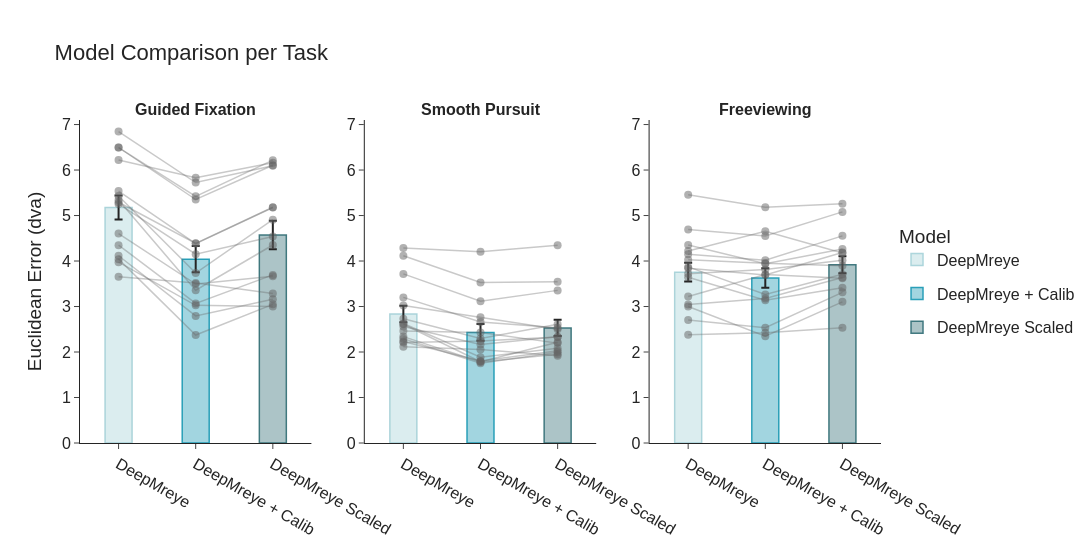

Notebook code cell kept with this figure:
### Code cell
import plotly.graph_objects as go
from plotly.subplots import make_subplots
import numpy as np

# Define color and name mappings
model_name_map = {
    "pretrained": "DeepMreye",
    "scaled": "DeepMreye Scaled",
    "no_interpol": "DeepMreye + Calib"
}

model_keys = ["pretrained", "no_interpol","scaled"]
model_labels = [model_name_map[m] for m in model_keys]

bar_colors = [
    'rgba(165, 209, 216, 0.4)',
    'rgba(24, 151, 178, 0.4)',
    'rgba(48, 109, 116, 0.4)'
]

task_labels = ["<b>Guided Fixation</b>", "<b>Smooth Pursuit</b>", "<b>Freeviewing</b>"]
task_names = ["fixation", "pursuit", "freeview"]

x_positions = [0, 1, 2]  # one per model
bar_width = 0.35

fig = make_subplots(
    rows=1, cols=3,
    subplot_titles=task_labels
)

shown_subjects = set()

for j, task in enumerate(task_names):
    col = j + 1

    df_plot = df_ee[
        (df_ee["task"] == task) &
        (df_ee["model"].isin(model_keys))
    ]

    df_pivot = df_plot.pivot(index="subject", columns="model", values="mean")[model_keys].dropna()

    # Add bars per model
    for k, (model_key, bar_color) in enumerate(zip(model_keys, bar_colors)):
        mean_val = df_pivot[model_key].mean()
        stderr_val = df_pivot[model_key].sem()

        fig.add_trace(go.Bar(
            x=[x_positions[k]],
            y=[mean_val],
            error_y=dict(type="data", array=[stderr_val]),
            marker_color=bar_color,
            marker_line=dict(color=bar_color.replace('0.4', '0.9'), width=1.5),
            width=bar_width,
            name=model_labels[k],
            showlegend=(j == 0),  # only show legend once
            legendgroup=model_key,
        ), row=1, col=col)

    # Add subject lines in grey with transparency
    for subject, row_data in df_pivot.iterrows():
        show_legend = subject not in shown_subjects
        shown_subjects.add(subject)

        fig.add_trace(go.Scatter(
            x=x_positions,
            y=[row_data[m] for m in model_keys],
            mode='lines+markers',
            line=dict(color='rgba(100, 100, 100, 0.35)', width=1.5),
            marker=dict(size=8, color='rgba(100, 100, 100, 0.5)'),
            name=subject,
            showlegend=False,  # remove subject legend, or set True if you want it
            legendgroup=subject,
        ), row=1, col=col)

# Layout
fig.update_layout(
    height=550,
    width=1300,
    title_text="Model Comparison per Task",
    template="simple_white",
    showlegend=True,
    font=dict(size=16, family="Arial"),
    margin=dict(t=120),
    legend=dict(
        title="Model",
        orientation="v",
        x=6.02,
        y=0.5
    )
)

# Axis formatting
for col in range(1, 4):
    fig.update_yaxes(range=[0, 7.1], title_text="Euclidean Error (dva)" if col == 1 else "", row=1, col=col)
    fig.update_xaxes(
        tickvals=x_positions,
        ticktext=model_labels,
        row=1, col=col
    )

fig.show()
fig.write_image("/Users/sinakling/disks/meso_shared/deepmreye/derivatives/int_deepmreye/deepmreye_calibration/figures/group/ee_plots_individualpoints.pdf")

### Figure 1 — Plotly figure (JSON) as saved in the notebook; plotly's stock layout.template omitted (floating-point values rounded to 4 significant figures)
{"data": [{"error_y": {"array": [0.2653], "type": "data"}, "legendgroup": "pretrained", "marker": {"color": "rgba(165, 209, 216, 0.4)", "line": {"color": "rgba(165, 209, 216, 0.9)", "width": 1.5}}, "name": "DeepMreye", "showlegend": true, "type": "bar", "width": 0.35, "x": [0], "xaxis": "x", "y": [5.177], "yaxis": "y"}, {"error_y": {"array": [0.2876], "type": "data"}, "legendgroup": "no_interpol", "marker": {"color": "rgba(24, 151, 178, 0.4)", "line": {"color": "rgba(24, 151, 178, 0.9)", "width": 1.5}}, "name": "DeepMreye + Calib", "showlegend": true, "type": "bar", "width": 0.35, "x": [1], "xaxis": "x", "y": [4.041], "yaxis": "y"}, {"error_y": {"array": [0.3149], "type": "data"}, "legendgroup": "scaled", "marker": {"color": "rgba(48, 109, 116, 0.4)", "line": {"color": "rgba(48, 109, 116, 0.9)", "width": 1.5}}, "name": "DeepMreye Scaled", "showlegend": true, "type": "bar", "width": 0.35, "x": [2], "xaxis": "x", "y": [4.573], "yaxis": "y"}, {"legendgroup": "sub-02", "line": {"color": "rgba(100, 100, 100, 0.35)", "width": 1.5}, "marker": {"color": "rgba(100, 100, 100, 0.5)", "size": 8}, "mode": "lines+markers", "name": "sub-02", "showlegend": false, "type": "scatter", "x": [0, 1, 2], "xaxis": "x", "y": [5.256, 4.15, 4.541], "yaxis": "y"}, {"legendgroup": "sub-03", "line": {"color": "rgba(100, 100, 100, 0.35)", "width": 1.5}, "marker": {"color": "rgba(100, 100, 100, 0.5)", "size": 8}, "mode": "lines+markers", "name": "sub-03", "showlegend": false, "type": "scatter", "x": [0, 1, 2], "xaxis": "x", "y": [5.428, 3.736, 4.908], "yaxis": "y"}, {"legendgroup": "sub-04", "line": {"color": "rgba(100, 100, 100, 0.35)", "width": 1.5}, "marker": {"color": "rgba(100, 100, 100, 0.5)", "size": 8}, "mode": "lines+markers", "name": "sub-04", "showlegend": false, "type": "scatter", "x": [0, 1, 2], "xaxis": "x", "y": [3.975, 3.027, 2.998], "yaxis": "y"}, {"legendgroup": "sub-05", "line": {"color": "rgba(100, 100, 100, 0.35)", "width": 1.5}, "marker": {"color": "rgba(100, 100, 100, 0.5)", "size": 8}, "mode": "lines+markers", "name": "sub-05", "showlegend": false, "type": "scatter", "x": [0, 1, 2], "xaxis": "x", "y": [6.845, 5.726, 6.095], "yaxis": "y"}, {"legendgroup": "sub-06", "line": {"color": "rgba(100, 100, 100, 0.35)", "width": 1.5}, "marker": {"color": "rgba(100, 100, 100, 0.5)", "size": 8}, "mode": "lines+markers", "name": "sub-06", "showlegend": false, "type": "scatter", "x": [0, 1, 2], "xaxis": "x", "y": [4.041, 2.374, 3.048], "yaxis": "y"}, {"legendgroup": "sub-07", "line": {"color": "rgba(100, 100, 100, 0.35)", "width": 1.5}, "marker": {"color": "rgba(100, 100, 100, 0.5)", "size": 8}, "mode": "lines+markers", "name": "sub-07", "showlegend": false, "type": "scatter", "x": [0, 1, 2], "xaxis": "x", "y": [6.22, 5.833, 6.16], "yaxis": "y"}, {"legendgroup": "sub-08", "line": {"color": "rgba(100, 100, 100, 0.35)", "width": 1.5}, "marker": {"color": "rgba(100, 100, 100, 0.5)", "size": 8}, "mode": "lines+markers", "name": "sub-08", "showlegend": false, "type": "scatter", "x": [0, 1, 2], "xaxis": "x", "y": [6.495, 5.422, 6.217], "yaxis": "y"}, {"legendgroup": "sub-09", "line": {"color": "rgba(100, 100, 100, 0.35)", "width": 1.5}, "marker": {"color": "rgba(100, 100, 100, 0.5)", "size": 8}, "mode": "lines+markers", "name": "sub-09", "showlegend": false, "type": "scatter", "x": [0, 1, 2], "xaxis": "x", "y": [3.653, 3.518, 3.288], "yaxis": "y"}, {"legendgroup": "sub-10", "line": {"color": "rgba(100, 100, 100, 0.35)", "width": 1.5}, "marker": {"color": "rgba(100, 100, 100, 0.5)", "size": 8}, "mode": "lines+markers", "name": "sub-10", "showlegend": false, "type": "scatter", "x": [0, 1, 2], "xaxis": "x", "y": [5.292, 4.389, 5.181], "yaxis": "y"}, {"legendgroup": "sub-11", "line": {"color": "rgba(100, 100, 100, 0.35)", "width": 1.5}, "marker": {"color": "rgba(100, 100, 100, 0.5)", "size": 8}, "mode": "lines+markers", "name": "sub-11", "showlegend": false, "type": "scatter", "x": [0, 1, 2], "xaxis": "x", "y": [4.604, 3.493, 3.668], "yaxis": "y"}, {"legendgroup": "sub-13", "line": {"color": "rgba(100, 100, 100, 0.35)", "width": 1.5}, "marker": {"color": "rgba(100, 100, 100, 0.5)", "size": 8}, "mode": "lines+markers", "name": "sub-13", "showlegend": false, "type": "scatter", "x": [0, 1, 2], "xaxis": "x", "y": [5.538, 4.384, 5.176], "yaxis": "y"}, {"legendgroup": "sub-14", "line": {"color": "rgba(100, 100, 100, 0.35)", "width": 1.5}, "marker": {"color": "rgba(100, 100, 100, 0.5)", "size": 8}, "mode": "lines+markers", "name": "sub-14", "showlegend": false, "type": "scatter", "x": [0, 1, 2], "xaxis": "x", "y": [6.496, 5.352, 6.105], "yaxis": "y"}, {"legendgroup": "sub-15", "line": {"color": "rgba(100, 100, 100, 0.35)", "width": 1.5}, "marker": {"color": "rgba(100, 100, 100, 0.5)", "size": 8}, "mode": "lines+markers", "name": "sub-15", "showlegend": false, "type": "scatter", "x": [0, 1, 2], "xaxis": "x", "y": [4.347, 3.067, 3.695], "yaxis": "y"}, {"legendgroup": "sub-16", "line": {"color": "rgba(100, 100, 100, 0.35)", "width": 1.5}, "marker": {"color": "rgba(100, 100, 100, 0.5)", "size": 8}, "mode": "lines+markers", "name": "sub-16", "showlegend": false, "type": "scatter", "x": [0, 1, 2], "xaxis": "x", "y": [4.116, 2.793, 3.162], "yaxis": "y"}, {"legendgroup": "sub-17", "line": {"color": "rgba(100, 100, 100, 0.35)", "width": 1.5}, "marker": {"color": "rgba(100, 100, 100, 0.5)", "size": 8}, "mode": "lines+markers", "name": "sub-17", "showlegend": false, "type": "scatter", "x": [0, 1, 2], "xaxis": "x", "y": [5.342, 3.358, 4.353], "yaxis": "y"}, {"error_y": {"array": [0.1804], "type": "data"}, "legendgroup": "pretrained", "marker": {"color": "rgba(165, 209, 216, 0.4)", "line": {"color": "rgba(165, 209, 216, 0.9)", "width": 1.5}}, "name": "DeepMreye", "showlegend": false, "type": "bar", "width": 0.35, "x": [0], "xaxis": "x2", "y": [2.835], "yaxis": "y2"}, {"error_y": {"array": [0.1857], "type": "data"}, "legendgroup": "no_interpol", "marker": {"color": "rgba(24, 151, 178, 0.4)", "line": {"color": "rgba(24, 151, 178, 0.9)", "width": 1.5}}, "name": "DeepMreye + Calib", "showlegend": false, "type": "bar", "width": 0.35, "x": [1], "xaxis": "x2", "y": [2.432], "yaxis": "y2"}, {"error_y": {"array": [0.1793], "type": "data"}, "legendgroup": "scaled", "marker": {"color": "rgba(48, 109, 116, 0.4)", "line": {"color": "rgba(48, 109, 116, 0.9)", "width": 1.5}}, "name": "DeepMreye Scaled", "showlegend": false, "type": "bar", "width": 0.35, "x": [2], "xaxis": "x2", "y": [2.529], "yaxis": "y2"}, {"legendgroup": "sub-02", "line": {"color": "rgba(100, 100, 100, 0.35)", "width": 1.5}, "marker": {"color": "rgba(100, 100, 100, 0.5)", "size": 8}, "mode": "lines+markers", "name": "sub-02", "showlegend": false, "type": "scatter", "x": [0, 1, 2], "xaxis": "x2", "y": [4.289, 4.205, 4.346], "yaxis": "y2"}, {"legendgroup": "sub-03", "line": {"color": "rgba(100, 100, 100, 0.35)", "width": 1.5}, "marker": {"color": "rgba(100, 100, 100, 0.5)", "size": 8}, "mode": "lines+markers", "name": "sub-03", "showlegend": false, "type": "scatter", "x": [0, 1, 2], "xaxis": "x2", "y": [2.118, 2.057, 1.92], "yaxis": "y2"}, {"legendgroup": "sub-04", "line": {"color": "rgba(100, 100, 100, 0.35)", "width": 1.5}, "marker": {"color": "rgba(100, 100, 100, 0.5)", "size": 8}, "mode": "lines+markers", "name": "sub-04", "showlegend": false, "type": "scatter", "x": [0, 1, 2], "xaxis": "x2", "y": [2.462, 2.431, 2.195], "yaxis": "y2"}, {"legendgroup": "sub-05", "line": {"color": "rgba(100, 100, 100, 0.35)", "width": 1.5}, "marker": {"color": "rgba(100, 100, 100, 0.5)", "size": 8}, "mode": "lines+markers", "name": "sub-05", "showlegend": false, "type": "scatter", "x": [0, 1, 2], "xaxis": "x2", "y": [3.717, 3.117, 3.355], "yaxis": "y2"}, {"legendgroup": "sub-06", "line": {"color": "rgba(100, 100, 100, 0.35)", "width": 1.5}, "marker": {"color": "rgba(100, 100, 100, 0.5)", "size": 8}, "mode": "lines+markers", "name": "sub-06", "showlegend": false, "type": "scatter", "x": [0, 1, 2], "xaxis": "x2", "y": [2.61, 1.789, 2.215], "yaxis": "y2"}, {"legendgroup": "sub-07", "line": {"color": "rgba(100, 100, 100, 0.35)", "width": 1.5}, "marker": {"color": "rgba(100, 100, 100, 0.5)", "size": 8}, "mode": "lines+markers", "name": "sub-07", "showlegend": false, "type": "scatter", "x": [0, 1, 2], "xaxis": "x2", "y": [2.209, 2.24, 2.33], "yaxis": "y2"}, {"legendgroup": "sub-08", "line": {"color": "rgba(100, 100, 100, 0.35)", "width": 1.5}, "marker": {"color": "rgba(100, 100, 100, 0.5)", "size": 8}, "mode": "lines+markers", "name": "sub-08", "showlegend": false, "type": "scatter", "x": [0, 1, 2], "xaxis": "x2", "y": [4.117, 3.529, 3.542], "yaxis": "y2"}, {"legendgroup": "sub-09", "line": {"color": "rgba(100, 100, 100, 0.35)", "width": 1.5}, "marker": {"color": "rgba(100, 100, 100, 0.5)", "size": 8}, "mode": "lines+markers", "name": "sub-09", "showlegend": false, "type": "scatter", "x": [0, 1, 2], "xaxis": "x2", "y": [2.292, 1.752, 1.995], "yaxis": "y2"}, {"legendgroup": "sub-10", "line": {"color": "rgba(100, 100, 100, 0.35)", "width": 1.5}, "marker": {"color": "rgba(100, 100, 100, 0.5)", "size": 8}, "mode": "lines+markers", "name": "sub-10", "showlegend": false, "type": "scatter", "x": [0, 1, 2], "xaxis": "x2", "y": [2.559, 2.164, 2.335], "yaxis": "y2"}, {"legendgroup": "sub-11", "line": {"color": "rgba(100, 100, 100, 0.35)", "width": 1.5}, "marker": {"color": "rgba(100, 100, 100, 0.5)", "size": 8}, "mode": "lines+markers", "name": "sub-11", "showlegend": false, "type": "scatter", "x": [0, 1, 2], "xaxis": "x2", "y": [3.201, 2.66, 2.533], "yaxis": "y2"}, {"legendgroup": "sub-13", "line": {"color": "rgba(100, 100, 100, 0.35)", "width": 1.5}, "marker": {"color": "rgba(100, 100, 100, 0.5)", "size": 8}, "mode": "lines+markers", "name": "sub-13", "showlegend": false, "type": "scatter", "x": [0, 1, 2], "xaxis": "x2", "y": [2.628, 1.886, 2.08], "yaxis": "y2"}, {"legendgroup": "sub-14", "line": {"color": "rgba(100, 100, 100, 0.35)", "width": 1.5}, "marker": {"color": "rgba(100, 100, 100, 0.5)", "size": 8}, "mode": "lines+markers", "name": "sub-14", "showlegend": false, "type": "scatter", "x": [0, 1, 2], "xaxis": "x2", "y": [2.733, 2.295, 2.61], "yaxis": "y2"}, {"legendgroup": "sub-15", "line": {"color": "rgba(100, 100, 100, 0.35)", "width": 1.5}, "marker": {"color": "rgba(100, 100, 100, 0.5)", "size": 8}, "mode": "lines+markers", "name": "sub-15", "showlegend": false, "type": "scatter", "x": [0, 1, 2], "xaxis": "x2", "y": [2.339, 1.779, 1.949], "yaxis": "y2"}, {"legendgroup": "sub-16", "line": {"color": "rgba(100, 100, 100, 0.35)", "width": 1.5}, "marker": {"color": "rgba(100, 100, 100, 0.5)", "size": 8}, "mode": "lines+markers", "name": "sub-16", "showlegend": false, "type": "scatter", "x": [0, 1, 2], "xaxis": "x2", "y": [2.233, 1.801, 2.029], "yaxis": "y2"}, {"legendgroup": "sub-17", "line": {"color": "rgba(100, 100, 100, 0.35)", "width": 1.5}, "marker": {"color": "rgba(100, 100, 100, 0.5)", "size": 8}, "mode": "lines+markers", "name": "sub-17", "showlegend": false, "type": "scatter", "x": [0, 1, 2], "xaxis": "x2", "y": [3.025, 2.765, 2.502], "yaxis": "y2"}, {"error_y": {"array": [0.2065], "type": "data"}, "legendgroup": "pretrained", "marker": {"color": "rgba(165, 209, 216, 0.4)", "line": {"color": "rgba(165, 209, 216, 0.9)", "width": 1.5}}, "name": "DeepMreye", "showlegend": false, "type": "bar", "width": 0.35, "x": [0], "xaxis": "x3", "y": [3.755], "yaxis": "y3"}, {"error_y": {"array": [0.2137], "type": "data"}, "legendgroup": "no_interpol", "marker": {"color": "rgba(24, 151, 178, 0.4)", "line": {"color": "rgba(24, 151, 178, 0.9)", "width": 1.5}}, "name": "DeepMreye + Calib", "showlegend": false, "type": "bar", "width": 0.35, "x": [1], "xaxis": "x3", "y": [3.626], "yaxis": "y3"}, {"error_y": {"array": [0.1856], "type": "data"}, "legendgroup": "scaled", "marker": {"color": "rgba(48, 109, 116, 0.4)", "line": {"color": "rgba(48, 109, 116, 0.9)", "width": 1.5}}, "name": "DeepMreye Scaled", "showlegend": false, "type": "bar", "width": 0.35, "x": [2], "xaxis": "x3", "y": [3.917], "yaxis": "y3"}, {"legendgroup": "sub-02", "line": {"color": "rgba(100, 100, 100, 0.35)", "width": 1.5}, "marker": {"color": "rgba(100, 100, 100, 0.5)", "size": 8}, "mode": "lines+markers", "name": "sub-02", "showlegend": false, "type": "scatter", "x": [0, 1, 2], "xaxis": "x3", "y": [4.148, 4.015, 4.553], "yaxis": "y3"}, {"legendgroup": "sub-03", "line": {"color": "rgba(100, 100, 100, 0.35)", "width": 1.5}, "marker": {"color": "rgba(100, 100, 100, 0.5)", "size": 8}, "mode": "lines+markers", "name": "sub-03", "showlegend": false, "type": "scatter", "x": [0, 1, 2], "xaxis": "x3", "y": [3.722, 3.816, 4.017], "yaxis": "y3"}, {"legendgroup": "sub-04", "line": {"color": "rgba(100, 100, 100, 0.35)", "width": 1.5}, "marker": {"color": "rgba(100, 100, 100, 0.5)", "size": 8}, "mode": "lines+markers", "name": "sub-04", "showlegend": false, "type": "scatter", "x": [0, 1, 2], "xaxis": "x3", "y": [5.456, 5.181, 5.257], "yaxis": "y3"}, {"legendgroup": "sub-05", "line": {"color": "rgba(100, 100, 100, 0.35)", "width": 1.5}, "marker": {"color": "rgba(100, 100, 100, 0.5)", "size": 8}, "mode": "lines+markers", "name": "sub-05", "showlegend": false, "type": "scatter", "x": [0, 1, 2], "xaxis": "x3", "y": [3.644, 3.138, 3.415], "yaxis": "y3"}, {"legendgroup": "sub-06", "line": {"color": "rgba(100, 100, 100, 0.35)", "width": 1.5}, "marker": {"color": "rgba(100, 100, 100, 0.5)", "size": 8}, "mode": "lines+markers", "name": "sub-06", "showlegend": false, "type": "scatter", "x": [0, 1, 2], "xaxis": "x3", "y": [3.871, 3.267, 3.71], "yaxis": "y3"}, {"legendgroup": "sub-07", "line": {"color": "rgba(100, 100, 100, 0.35)", "width": 1.5}, "marker": {"color": "rgba(100, 100, 100, 0.5)", "size": 8}, "mode": "lines+markers", "name": "sub-07", "showlegend": false, "type": "scatter", "x": [0, 1, 2], "xaxis": "x3", "y": [4.694, 4.553, 5.08], "yaxis": "y3"}, {"legendgroup": "sub-08", "line": {"color": "rgba(100, 100, 100, 0.35)", "width": 1.5}, "marker": {"color": "rgba(100, 100, 100, 0.5)", "size": 8}, "mode": "lines+markers", "name": "sub-08", "showlegend": false, "type": "scatter", "x": [0, 1, 2], "xaxis": "x3", "y": [3.841, 3.691, 4.186], "yaxis": "y3"}, {"legendgroup": "sub-09", "line": {"color": "rgba(100, 100, 100, 0.35)", "width": 1.5}, "marker": {"color": "rgba(100, 100, 100, 0.5)", "size": 8}, "mode": "lines+markers", "name": "sub-09", "showlegend": false, "type": "scatter", "x": [0, 1, 2], "xaxis": "x3", "y": [2.382, 2.422, 2.531], "yaxis": "y3"}, {"legendgroup": "sub-10", "line": {"color": "rgba(100, 100, 100, 0.35)", "width": 1.5}, "marker": {"color": "rgba(100, 100, 100, 0.5)", "size": 8}, "mode": "lines+markers", "name": "sub-10", "showlegend": false, "type": "scatter", "x": [0, 1, 2], "xaxis": "x3", "y": [3.045, 3.176, 3.639], "yaxis": "y3"}, {"legendgroup": "sub-11", "line": {"color": "rgba(100, 100, 100, 0.35)", "width": 1.5}, "marker": {"color": "rgba(100, 100, 100, 0.5)", "size": 8}, "mode": "lines+markers", "name": "sub-11", "showlegend": false, "type": "scatter", "x": [0, 1, 2], "xaxis": "x3", "y": [4.029, 3.952, 3.896], "yaxis": "y3"}, {"legendgroup": "sub-13", "line": {"color": "rgba(100, 100, 100, 0.35)", "width": 1.5}, "marker": {"color": "rgba(100, 100, 100, 0.5)", "size": 8}, "mode": "lines+markers", "name": "sub-13", "showlegend": false, "type": "scatter", "x": [0, 1, 2], "xaxis": "x3", "y": [3.219, 3.706, 3.62], "yaxis": "y3"}, {"legendgroup": "sub-14", "line": {"color": "rgba(100, 100, 100, 0.35)", "width": 1.5}, "marker": {"color": "rgba(100, 100, 100, 0.5)", "size": 8}, "mode": "lines+markers", "name": "sub-14", "showlegend": false, "type": "scatter", "x": [0, 1, 2], "xaxis": "x3", "y": [4.352, 3.94, 4.263], "yaxis": "y3"}, {"legendgroup": "sub-15", "line": {"color": "rgba(100, 100, 100, 0.35)", "width": 1.5}, "marker": {"color": "rgba(100, 100, 100, 0.5)", "size": 8}, "mode": "lines+markers", "name": "sub-15", "showlegend": false, "type": "scatter", "x": [0, 1, 2], "xaxis": "x3", "y": [2.704, 2.534, 3.312], "yaxis": "y3"}, {"legendgroup": "sub-16", "line": {"color": "rgba(100, 100, 100, 0.35)", "width": 1.5}, "marker": {"color": "rgba(100, 100, 100, 0.5)", "size": 8}, "mode": "lines+markers", "name": "sub-16", "showlegend": false, "type": "scatter", "x": [0, 1, 2], "xaxis": "x3", "y": [3.002, 2.346, 3.102], "yaxis": "y3"}, {"legendgroup": "sub-17", "line": {"color": "rgba(100, 100, 100, 0.35)", "width": 1.5}, "marker": {"color": "rgba(100, 100, 100, 0.5)", "size": 8}, "mode": "lines+markers", "name": "sub-17", "showlegend": false, "type": "scatter", "x": [0, 1, 2], "xaxis": "x3", "y": [4.22, 4.656, 4.176], "yaxis": "y3"}], "layout": {"annotations": [{"font": {"size": 16}, "showarrow": false, "text": "<b>Guided Fixation</b>", "x": 0.1444, "xanchor": "center", "xref": "paper", "y": 1, "yanchor": "bottom", "yref": "paper"}, {"font": {"size": 16}, "showarrow": false, "text": "<b>Smooth Pursuit</b>", "x": 0.5, "xanchor": "center", "xref": "paper", "y": 1, "yanchor": "bottom", "yref": "paper"}, {"font": {"size": 16}, "showarrow": false, "text": "<b>Freeviewing</b>", "x": 0.8556, "xanchor": "center", "xref": "paper", "y": 1, "yanchor": "bottom", "yref": "paper"}], "font": {"family": "Arial", "size": 16}, "height": 550, "legend": {"orientation": "v", "title": {"text": "Model"}, "x": 6.02, "y": 0.5}, "margin": {"t": 120}, "showlegend": true, "title": {"text": "Model Comparison per Task"}, "width": 1300, "xaxis": {"anchor": "y", "domain": [0, 0.2889], "ticktext": ["DeepMreye", "DeepMreye + Calib", "DeepMreye Scaled"], "tickvals": [0, 1, 2]}, "xaxis2": {"anchor": "y2", "domain": [0.3556, 0.6444], "ticktext": ["DeepMreye", "DeepMreye + Calib", "DeepMreye Scaled"], "tickvals": [0, 1, 2]}, "xaxis3": {"anchor": "y3", "domain": [0.7111, 1], "ticktext": ["DeepMreye", "DeepMreye + Calib", "DeepMreye Scaled"], "tickvals": [0, 1, 2]}, "yaxis": {"anchor": "x", "domain": [0, 1], "range": [0, 7.1], "title": {"text": "Euclidean Error (dva)"}}, "yaxis2": {"anchor": "x2", "domain": [0, 1], "range": [0, 7.1], "title": {"text": ""}}, "yaxis3": {"anchor": "x3", "domain": [0, 1], "range": [0, 7.1], "title": {"text": ""}}}}
